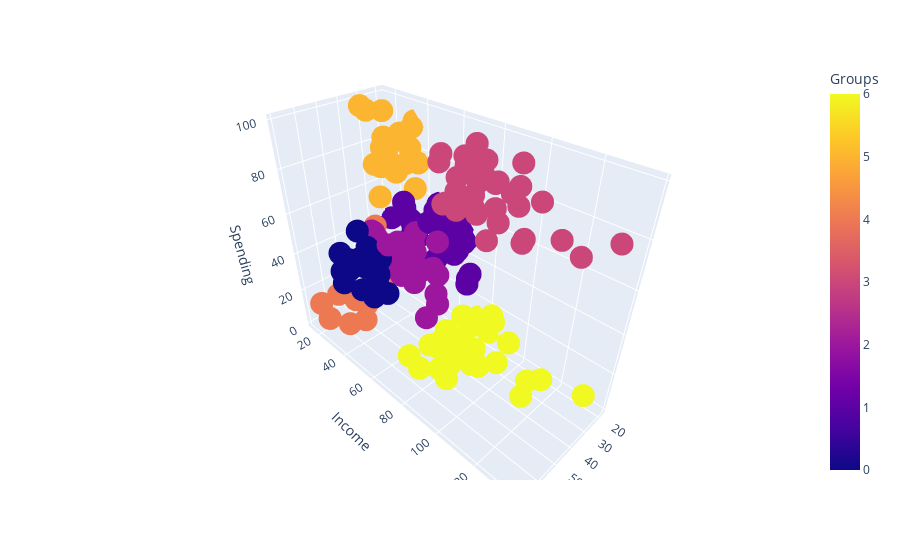

Source (notebook cell):
### Code cell
import plotly.express as ex
fig = ex.scatter_3d(data_frame=X,x='Age',y='Income',z='Spending',color='Groups')
fig.show()

### Figure 1 — Plotly figure (JSON) as saved in the notebook; plotly's stock layout.template omitted (floating-point values rounded to 4 significant figures; data arrays with more than 128 entries replaced by an {"elided": "..."} marker saying what was removed)
{"data": [{"hovertemplate": "Age=%{x}<br>Income=%{y}<br>Spending=%{z}<br>Groups=%{marker.color}<extra></extra>", "legendgroup": "", "marker": {"color": {"elided": "200 int values"}, "coloraxis": "coloraxis", "symbol": "circle"}, "mode": "markers", "name": "", "scene": "scene", "showlegend": false, "type": "scatter3d", "x": {"elided": "200 int values"}, "y": {"elided": "200 int values"}, "z": {"elided": "200 int values"}}], "layout": {"coloraxis": {"colorbar": {"title": {"text": "Groups"}}, "colorscale": [[0, "#0d0887"], [0.1111, "#46039f"], [0.2222, "#7201a8"], [0.3333, "#9c179e"], [0.4444, "#bd3786"], [0.5556, "#d8576b"], [0.6667, "#ed7953"], [0.7778, "#fb9f3a"], [0.8889, "#fdca26"], [1, "#f0f921"]]}, "legend": {"tracegroupgap": 0}, "margin": {"t": 60}, "scene": {"domain": {"x": [0, 1], "y": [0, 1]}, "xaxis": {"title": {"text": "Age"}}, "yaxis": {"title": {"text": "Income"}}, "zaxis": {"title": {"text": "Spending"}}}}}
